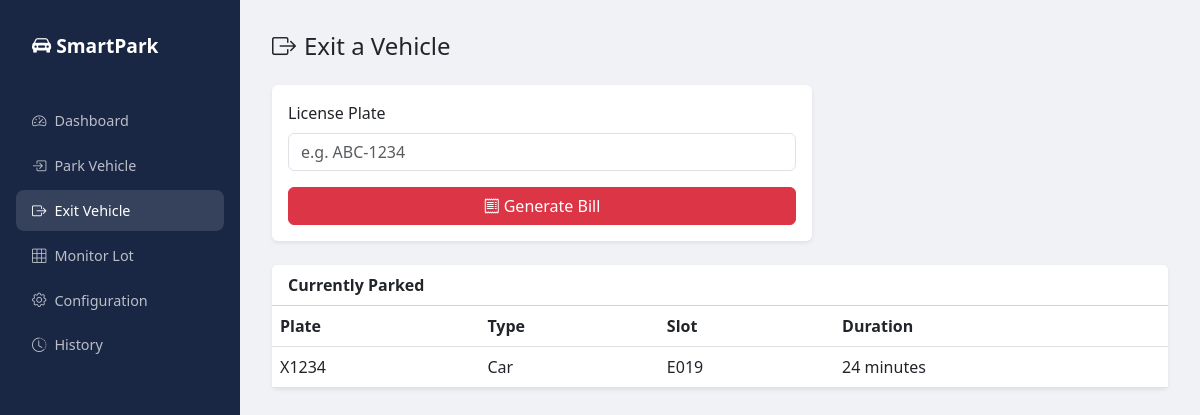
Screenshot of /exit/ with the database file from the repository.
### parking/models.py (models this page shows, shortened)
class ParkingTicket(models.Model):
    ticket_id = models.UUIDField(default=uuid.uuid4, editable=False, unique=True)
    vehicle = models.ForeignKey(Vehicle, on_delete=models.CASCADE, related_name='tickets')
    slot = models.ForeignKey(ParkingSlot, on_delete=models.CASCADE, related_name='tickets')
    entry_time = models.DateTimeField(default=timezone.now)
    exit_time = models.DateTimeField(null=True, blank=True)
    fee = models.DecimalField(max_digits=10, decimal_places=2, default=0)
    is_paid = models.BooleanField(default=False)
    is_active = models.BooleanField(default=True)

class Vehicle(models.Model):
    license_plate = models.CharField(max_length=20, unique=True)
    vehicle_type = models.CharField(max_length=10, choices=VehicleType.choices)
    owner_name = models.CharField(max_length=120, blank=True)
    registered_at = models.DateTimeField(auto_now_add=True)

class ParkingSlot(models.Model):
    floor = models.ForeignKey(Floor, on_delete=models.CASCADE, related_name='slots')
    slot_number = models.CharField(max_length=20)
    size = models.CharField(max_length=10, choices=SlotSize.choices)
    has_ev_charger = models.BooleanField(default=False)
    is_occupied = models.BooleanField(default=False)
    class Meta:
        ordering = ['floor', 'slot_number']
        unique_together = ['floor', 'slot_number']

### parking/views.py (the view, shortened to what this page needs)
# urls.py: path('exit/', views.exit_vehicle, name='exit_vehicle'),
def exit_vehicle(request):
    active = ParkingTicket.objects.filter(is_active=True).select_related('vehicle')
    return render(request, 'parking/exit_vehicle.html', {'active_tickets': active})

### Implementation/parking/templates/parking/exit_vehicle.html (shortened to what this page needs)
{% extends "parking/base.html" %}
{% block content %}
<h4 class="mb-4"><i class="bi bi-box-arrow-right me-2"></i>Exit a Vehicle</h4>
<div class="card border-0 shadow-sm" style="max-width:540px;">
  <div class="card-body">
    <form method="post">{% csrf_token %}
      <div class="mb-3"><label class="form-label">License Plate</label><input type="text" name="license_plate" class="form-control" required placeholder="e.g. ABC-1234"></div>
      <button class="btn btn-danger w-100"><i class="bi bi-receipt me-1"></i>Generate Bill</button>
    </form>
  </div>
</div>
{% if active_tickets %}
<div class="card border-0 shadow-sm mt-4">
  <div class="card-header bg-white fw-bold">Currently Parked</div>
  <div class="card-body p-0">
    <table class="table mb-0"><thead><tr><th>Plate</th><th>Type</th><th>Slot</th><th>Duration</th></tr></thead><tbody>
    {% for t in active_tickets %}<tr><td>{{ t.vehicle.license_plate }}</td><td>{{ t.vehicle.get_vehicle_type_display }}</td><td>{{ t.slot.slot_number }}</td><td>{{ t.entry_time|timesince }}</td></tr>{% endfor %}
    </tbody></table>
  </div>
</div>
{% endif %}
{% endblock %}

### Implementation/parking/templates/parking/base.html (style rules this page uses)
:root { --primary:#1a2744;--accent:#00b4d8;--success:#06d6a0;--danger:#ef476f;--warning:#ffd166; }
body { background:#f0f2f5;font-family:'Segoe UI',system-ui,sans-serif; }

### rows the page displays
ParkingTicket: vehicle.license_plate "X1234", vehicle.vehicle_type "Car", slot.slot_number "E019", entry_time "24 minutes"
